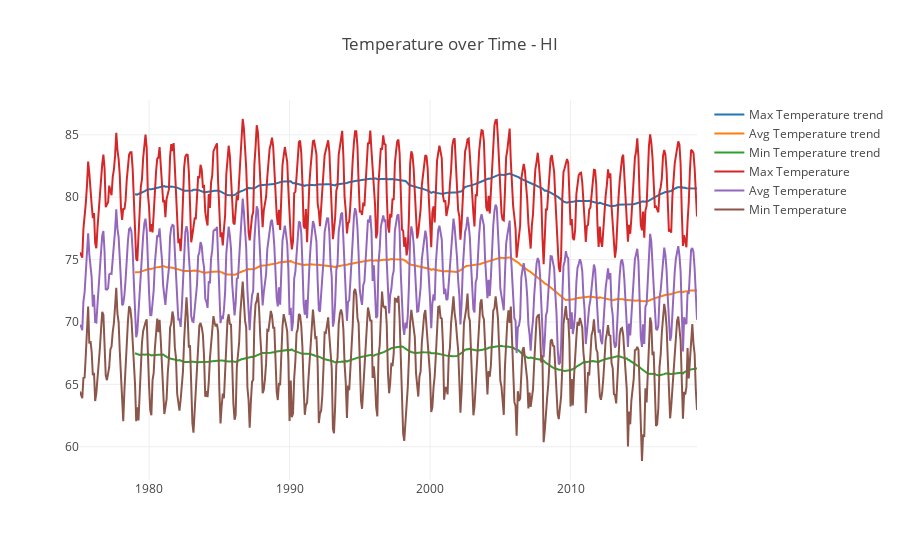

Notebook source saved alongside this figure:
### Markdown cell above
#### Temperature Trend

The chart below shows temperature trend for Hawaii since 1975.

The chart shows fluctuations in the trend in Hawaii temperatures. Closely examining the trend lines shows that the Max, Avg, and Min temperatures fluctuated over the years with varying trend.

&#9757;

### Code cell
traceTempMaxRoll = go.Line(x=Climate_Data_State.index, y=Climate_Data_State.TempMAX.rolling(48).mean(),name='Max Temperature trend')
traceTempAvgRoll = go.Line(x=Climate_Data_State.index, y=Climate_Data_State.TempAVG.rolling(48).mean(),name='Avg Temperature trend')
traceTempMinRoll = go.Line(x=Climate_Data_State.index, y=Climate_Data_State.TempMIN.rolling(48).mean(),name='Min Temperature trend')
traceTempMax = go.Line(x=Climate_Data_State.index, y=Climate_Data_State.TempMAX,name='Max Temperature')
traceTempAvg = go.Line(x=Climate_Data_State.index, y=Climate_Data_State.TempAVG,name='Avg Temperature')
traceTempMin = go.Line(x=Climate_Data_State.index, y=Climate_Data_State.TempMIN,name='Min Temperature')
layoutTempDate = go.Layout(title='Temperature over Time - ' + Current_State ,showlegend=True)
figTempDate = go.Figure(data=[traceTempMaxRoll,traceTempAvgRoll,traceTempMinRoll,traceTempMax,traceTempAvg,traceTempMin],layout=layoutTempDate)
plotly.offline.iplot(figTempDate)

### Figure 1 — Plotly figure (JSON) as saved in the notebook; plotly's stock layout.template omitted (floating-point values rounded to 4 significant figures; data arrays with more than 128 entries replaced by an {"elided": "..."} marker saying what was removed)
{"data": [{"name": "Max Temperature trend", "type": "scatter", "uid": "0686d481-ff56-442c-aace-c8424c1ab3a5", "x": {"elided": "528 str values"}, "y": {"elided": "528 float values"}}, {"name": "Avg Temperature trend", "type": "scatter", "uid": "78bc3cc5-f64e-4f02-8a56-5b106081405c", "x": {"elided": "528 str values"}, "y": {"elided": "528 float values"}}, {"name": "Min Temperature trend", "type": "scatter", "uid": "a332865a-de1c-499c-9ac9-92bc0206127e", "x": {"elided": "528 str values"}, "y": {"elided": "528 float values"}}, {"name": "Max Temperature", "type": "scatter", "uid": "bcee525a-89d7-487f-8ae0-81a13f1c6b6f", "x": {"elided": "528 str values"}, "y": {"elided": "528 float values"}}, {"name": "Avg Temperature", "type": "scatter", "uid": "91029222-4614-4e53-ae43-f271a6db614a", "x": {"elided": "528 str values"}, "y": {"elided": "528 float values"}}, {"name": "Min Temperature", "type": "scatter", "uid": "7aad78e0-5ef4-4455-9daf-8aa1de3baf0b", "x": {"elided": "528 str values"}, "y": {"elided": "528 float values"}}], "layout": {"showlegend": true, "title": "Temperature over Time - HI"}}
